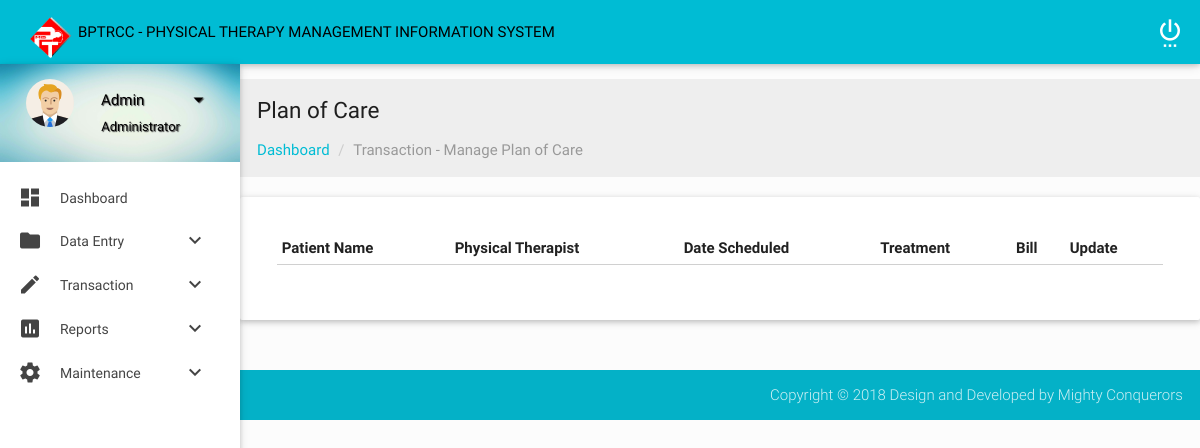
The page /admin/ManageplanCare.php on the database as committed earlier.
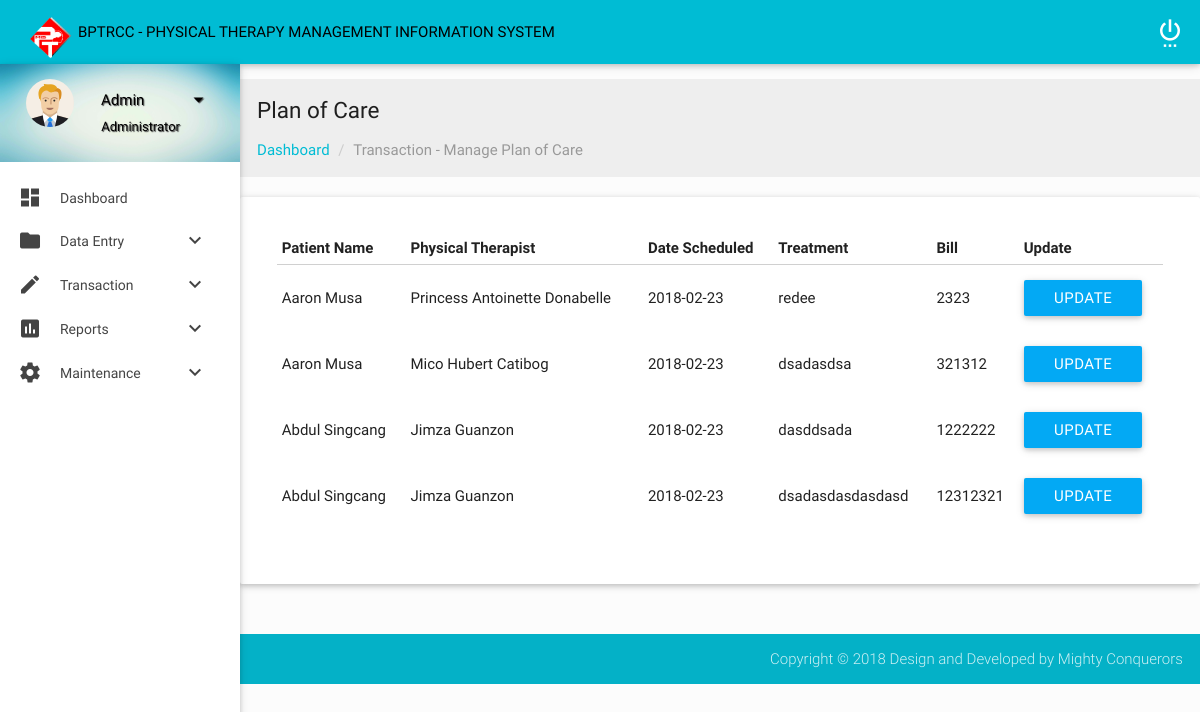
The same page on the database as committed later.
### tables this page shows
CREATE TABLE `planofcare` (
  `POCID` int(8) NOT NULL,
  `PatientID` varchar(11) NOT NULL,
  `PT_ID` int(8) NOT NULL,
  `POCSessionDate` date NOT NULL,
  `POCTreatment` text NOT NULL,
  `POCBloodPressure` text NOT NULL,
  `POCHeartRate` text NOT NULL,
  `POCRespiratoryRate` text NOT NULL,
  `POCPulse` text NOT NULL,
  `POC_Subjective` varchar(20) NOT NULL,
  `POCAssessment` text NOT NULL,
  `POCPlan` text NOT NULL,
  `POCNextSchedDate` date NOT NULL,
  `POCTime` varchar(15) NOT NULL,
  `POCTreatmentBill` int(5) NOT NULL,
  `POCStatus` varchar(10) NOT NULL,
  `POCSetRepMin` varchar(30) NOT NULL
);

CREATE TABLE `patient` (
  `PatientID` int(11) NOT NULL,
  `PatientName` text NOT NULL,
  `PatientAddress` text NOT NULL,
  `PatientGender` text NOT NULL,
  `PatientBirthdate` date NOT NULL,
  `PatientCivilStatus` text NOT NULL,
  `PatientProfession` text NOT NULL,
  `PatientDoctor` text NOT NULL,
  `PatientHospital` text NOT NULL,
  `PatientReferralAddress` text NOT NULL,
  `PatientTelephone` int(11) NOT NULL,
  `PatientContactPerson` text NOT NULL,
  `PatientCases` text NOT NULL,
  `month` char(3) NOT NULL,
  `year` char(4) NOT NULL
);

CREATE TABLE `pt` (
  `PT_ID` int(11) NOT NULL,
  `PT_Name` varchar(30) NOT NULL,
  `PT_Address` varchar(30) NOT NULL,
  `PT_Gender` varchar(7) NOT NULL,
  `PT_Birthday` date NOT NULL,
  `PT_CivilStatus` varchar(15) NOT NULL
);

### admin/ManageplanCare.php (the view, shortened to what this page needs)
<?php include("header.php"); ?>
            <section class="section">
                <div id="breadcrumbs-wrapper" class=" grey lighten-3">
                  <div class="container">
                    <div class="row">
                      <div class="col s12 m12 l12">
                        <h5 class="breadcrumbs-title">Plan of Care</h5>
                        <ol class="breadcrumb">
                            <li><a href="index.html">Dashboard</a></li>
                            <li class="active">Transaction - Manage Plan of Care</li>
                        </ol>
                      </div>
                    </div>
                  </div>
                </div>
                <div class="card-panel">
                    <div class="container">
                        <div class="section">
                            <div id="table-datatables">
                                    <div class="row">
                                        <div class="col s12 m8 l12">
                                            <table id="data-table-simple" class="responsive-table display" cellspacing="0">
                                                <thead>
                                                    <tr>
                                                        <th>Patient Name</th>
                                                        <th>Physical Therapist</th>
                                                        <th>Date Scheduled</th>
                                                        <th>Treatment</th>
                                                        <th>Bill</th>
                                                        <th>Update</th>
                                                    </tr>
                                                </thead>
                                                <tbody>
                                                <?php
                                                    include("config.php");
                                                    $result = mysqli_query($mysqli, "SELECT * FROM planofcare INNER JOIN patient ON planofcare.PatientID = patient.PatientID INNER JOIN pt ON planofcare.PT_ID = pt.PT_ID ORDER BY POCID DESC");
                                                    while ($res = mysqli_fetch_array($result)) {
                                                ?>
                                                    <tr>
                                                    <td><?php echo $res['PatientName']; ?></td>
                                                    <td><?php echo $res['PT_Name']; ?></td>
                                                    <td><?php echo $res['POCSessionDate']; ?></td>
                                                    <td><?php echo $res['POCTreatment']; ?></td>
                                                    <td><?php echo $res['POCTreatmentBill']; ?></td>
                                                    <td><a class="waves-effect waves-light modal-trigger light-blue btn" href="editPOC.php?id=<?php echo $res['POCID']; ?>" >Update</a>
                                                    <?php } ?>
                                                    </tr>
                                                </tbody>
                                            </table>
                                        </div>
                                    </div>
                        </div>
                    </div>
                </div>
            </div>
                            </div>
                        </div>
    <footer class="page-footer">
        <div class="footer-copyright">
            <div class="container">
                <span class="right">  Copyright © 2018 Design and Developed by Mighty Conquerors</span>
            </div>
        </div>
    </footer>
</body>
</html>

Rows that differ between the two databases and show on the page:
added planofcare: PatientID.PatientName "Aaron Musa", PT_ID.PT_Name "Princess Antoinette Donabelle", POCSessionDate "2018-02-23", POCTreatment "redee", POCTreatmentBill "2323"
added planofcare: PatientID.PatientName "Aaron Musa", PT_ID.PT_Name "Mico Hubert Catibog", POCSessionDate "2018-02-23", POCTreatment "dsadasdsa", POCTreatmentBill "321312"
added planofcare: PatientID.PatientName "Abdul Singcang", PT_ID.PT_Name "Jimza Guanzon", POCSessionDate "2018-02-23", POCTreatment "dasddsada", POCTreatmentBill "1222222"
added planofcare: PatientID.PatientName "Abdul Singcang", PT_ID.PT_Name "Jimza Guanzon", POCSessionDate "2018-02-23", POCTreatment "dsadasdasdasdasd", POCTreatmentBill "12312321"
